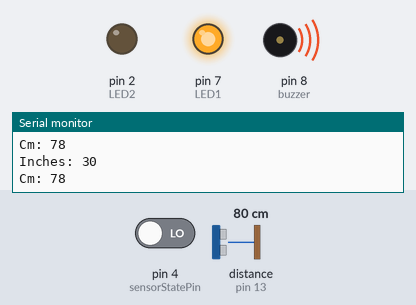
Recording of a sketch running on a simulated Arduino Uno, built with avr-gcc and run on an emulated ATmega328P. On the bench: output pins drawn as LEDs (lit = HIGH), buzzer (waves = sounding, pin HIGH), the last lines printed to the serial monitor. Wiring (inferred from the names in the program): ultrasonic range finder: trigger pin 12; echo pin 13. The test bench sets the inputs (shaded band); at power-on: pin 4 (sensorStatePin) LOW, distance to the obstacle (sensor on pin 13) 80 cm. The echo pulse lasts 58.3 µs per cm; the audio player accepts every command and is not drawn; pins used as bus, display or sensor lines are not drawn.

Above: at 1.7 s.
1.8 s: pin 4 (sensorStatePin) driven HIGH
At 2.5 s:
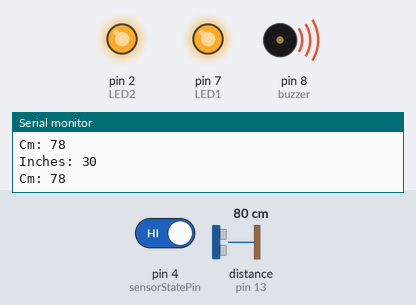
3.5 s: distance to the obstacle (sensor on pin 13) set to 124 cm
5.0 s: distance to the obstacle (sensor on pin 13) set to 133 cm
At 6.7 s:
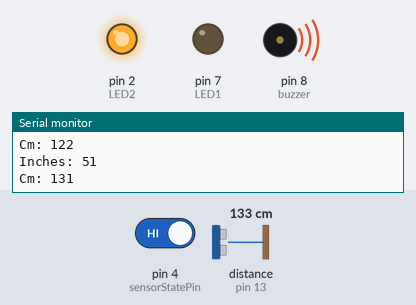
9.2 s: distance to the obstacle (sensor on pin 13) set to 2 cm
At 9.8 s:
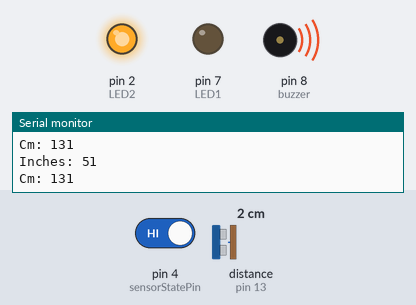
11.4 s: distance to the obstacle (sensor on pin 13) set to 250 cm
At 12.5 s:
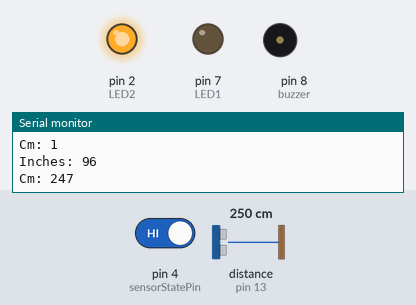
Timing chart, 0 to 16.6 s (numbered marks = the images above; inputs shaded):
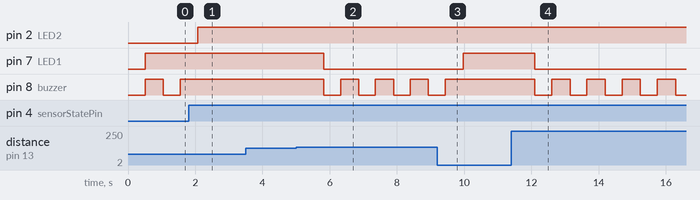

Measured:
- the behaviour switches between 129 and 130 cm on distance to the obstacle (sensor on pin 13) (found by bisection; images 1 and 2)
- after the input at 1.8 s, pin 2 (LED2): LOW → HIGH after 0.28 s; pin 8 (buzzer): stays HIGH (without the input it goes to LOW after 0.28 s)
- after the input at 5.0 s, pin 7 (LED1): HIGH → LOW after 0.82 s; pin 8 (buzzer): alternates HIGH for 0.54 s and LOW for 0.50 s, starting after 0.82 s
- after the input at 9.2 s, pin 7 (LED1): LOW → HIGH after 0.77 s; pin 8 (buzzer): goes on until 9.4 s, then stays HIGH
- after the input at 11.4 s, pin 7 (LED1): HIGH → LOW after 0.71 s; pin 8 (buzzer): alternates HIGH for 0.55 s and LOW for 0.50 s, starting after 0.71 s

The sketch:

Project-404notfound.ino
```cpp
#include <DFRobotDFPlayerMini.h>
#include <SoftwareSerial.h>
// Regita Rasya Program Arduino
// Raffi Harrissalman Program DFPlayerMini
int trigger = 12; // Pin 12 untuk trigger Ultrasonik
int echo = 13;    // Pin 13 untuk echo Ultrasonik
int buzzer = 8;   // Pin 8 untuk Buzzer
int sensorStatePin = 4; // Pin 4 untuk PIR
int LED1 = 7;     // Pin 7 untuk LED1
int LED2 = 2;     // Pin 2 untuk LED2

long duration = 0;
int cm = 0;
int inch = 0;

// Setup DFPlayer Mini
SoftwareSerial mySerial(10, 11);
DFRobotDFPlayerMini myDFPlayer;

void setup() {
  Serial.begin(9600);
  mySerial.begin(9600);

  if (!myDFPlayer.begin(mySerial)) {
    Serial.println("DFPlayer tidak terdeteksi");
    while (true); // Berhenti di sini jika DFPlayer tidak terhubung
  }
  Serial.println("DFPlayer Mini siap.");
  myDFPlayer.volume(20); // Atur volume DFPlayer (0 hingga 30)

  // Atur pin
  pinMode(trigger, OUTPUT);
  pinMode(echo, INPUT);
  pinMode(buzzer, OUTPUT);
  pinMode(sensorStatePin, INPUT);
  pinMode(LED1, OUTPUT);
  pinMode(LED2, OUTPUT);
}

void loop() {
  // Rayhan Wibawa Putra Sudirman Program Sensor Ultrasonik
  digitalWrite(trigger, LOW);
  delayMicroseconds(2);
  digitalWrite(trigger, HIGH);
  delayMicroseconds(10);
  digitalWrite(trigger, LOW);

  // Baca gelombang echo
  duration = pulseIn(echo, HIGH);
  cm = duration * 0.034 / 2;
  inch = duration * 0.0133 / 2;

  // Cek jarak objek dan aktifkan LED1 dan buzzer jika terlalu dekat
  if (inch < 50) {
    digitalWrite(buzzer, HIGH);
    digitalWrite(LED1, HIGH);
    myDFPlayer.play(1); // Mainkan track pertama sebagai notifikasi
  } else {
    digitalWrite(buzzer, LOW);
    digitalWrite(LED1, LOW);
  }

  // Cetak jarak
  if (inch < 100) {
    Serial.print("Inches: ");
    Serial.println(inch);
    Serial.print("Cm: ");
    Serial.println(cm);
  }

  delay(500);
  // Prima Anugerah Syabana Program Sensor PIR
  int sensorState = digitalRead(sensorStatePin);
  if (sensorState == HIGH) {
    digitalWrite(buzzer, HIGH);
    digitalWrite(LED2, HIGH);
    myDFPlayer.play(2); // Mainkan track kedua untuk notifikasi PIR
  } else {
    digitalWrite(buzzer, LOW);
    digitalWrite(LED2, LOW);
  }

  delay(500);
}
```
